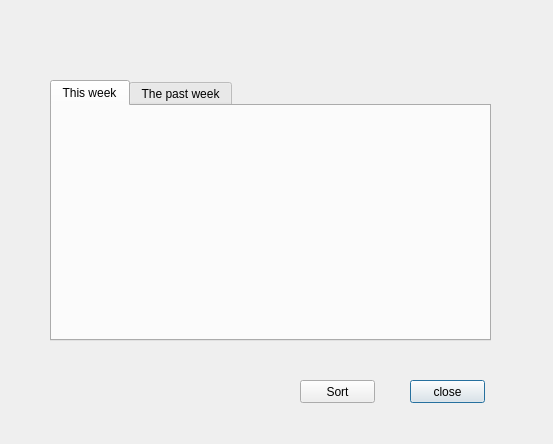
<?xml version="1.0" encoding="UTF-8"?>
<ui version="4.0">
 <class>History</class>
 <widget class="QDialog" name="History">
  <property name="geometry">
   <rect>
    <x>0</x>
    <y>0</y>
    <width>553</width>
    <height>444</height>
   </rect>
  </property>
  <property name="windowTitle">
   <string>Dialog</string>
  </property>
  <widget class="QPushButton" name="closeButton">
   <property name="geometry">
    <rect>
     <x>410</x>
     <y>380</y>
     <width>75</width>
     <height>23</height>
    </rect>
   </property>
   <property name="text">
    <string>close</string>
   </property>
  </widget>
  <widget class="QTabWidget" name="tabWidget">
   <property name="geometry">
    <rect>
     <x>50</x>
     <y>80</y>
     <width>441</width>
     <height>261</height>
    </rect>
   </property>
   <property name="currentIndex">
    <number>0</number>
   </property>
   <widget class="QWidget" name="Thisweek">
    <attribute name="title">
     <string>This week</string>
    </attribute>
   </widget>
   <widget class="QWidget" name="The_past">
    <attribute name="title">
     <string>The past week</string>
    </attribute>
   </widget>
  </widget>
  <widget class="QPushButton" name="pushButton">
   <property name="geometry">
    <rect>
     <x>300</x>
     <y>380</y>
     <width>75</width>
     <height>23</height>
    </rect>
   </property>
   <property name="text">
    <string>Sort</string>
   </property>
  </widget>
 </widget>
 <resources/>
 <connections>
  <connection>
   <sender>closeButton</sender>
   <signal>clicked()</signal>
   <receiver>History</receiver>
   <slot>close()</slot>
   <hints>
    <hint type="sourcelabel">
     <x>268</x>
     <y>194</y>
    </hint>
    <hint type="destinationlabel">
     <x>344</x>
     <y>180</y>
    </hint>
   </hints>
  </connection>
 </connections>
</ui>
